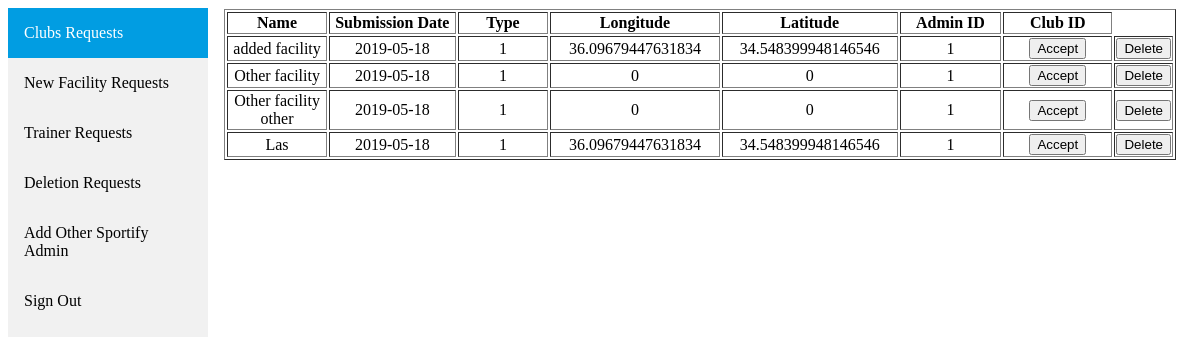
/facReqs.php, run on an earlier commit of the app's database.
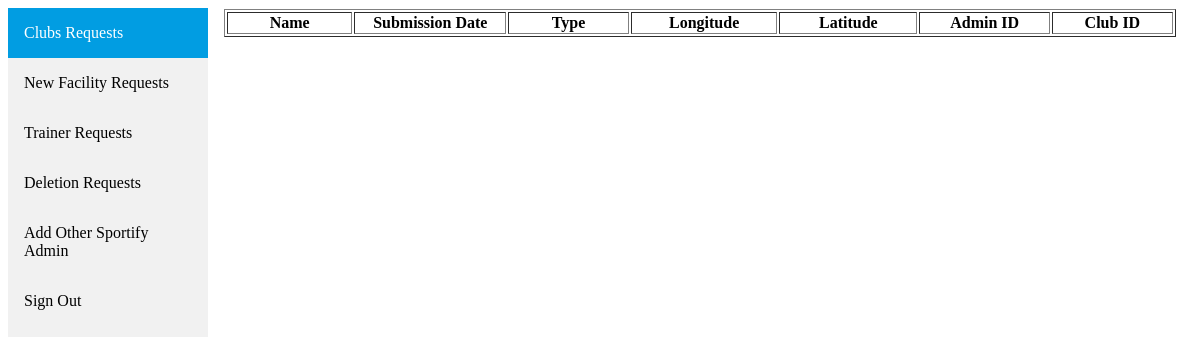
And on a later commit of the database.
### tables this page shows
CREATE TABLE `newactssubmissions` (
  `id` int(11) NOT NULL,
  `actname` varchar(50) NOT NULL,
  `date` date NOT NULL,
  `type` int(11) NOT NULL,
  `longitude` double NOT NULL,
  `latitude` double NOT NULL,
  `adminid` int(11) NOT NULL,
  `checked` int(11) NOT NULL DEFAULT '1',
  `scid` int(11) NOT NULL
);

### facReqs.php (the view, shortened to what this page needs)
<html>
<head>
<link rel="stylesheet" type="text/css" href="css/sportifyAdmin.css" >
</head>
<body>
<?php require("sportifyAdminSidebar.php");
?>
<div class="content">
<table border=1>
<th> Name </th> <th> Submission Date </th> <th> Type </th> <th> Longitude </th> <th> Latitude </th> <th> Admin ID </th> <th> Club ID </th>
<?php
$conn = mysqli_connect("localhost", "root", "", "sportify");
$query = "SELECT * FROM `newactssubmissions` where checked = 1";
$result = mysqli_query($conn, $query);
while($row = mysqli_fetch_array($result)){
	echo "<tr>";
	for($i = 0 ; $i < 8; $i++)
	{
		if($i == 0 || $i == 6)continue;
		echo "<td>" .$row[$i]. "</td>";
	}
	echo "<td>  <a href='acceptFac.php?id=$row[0]'> <button> Accept  </button> </a> </td>";
	echo "<td>  <a href='deleteFac.php?id=$row[0]'> <button> Delete  </button> </a> </td>";
	echo "</tr>";
}
 ?>
</table>
</div>
</body>
</html>

### sportifyAdminSidebar.php
<div class="sidebar">
  <a class="active" href="sportifyAdmin.php?id=<?php echo $_GET['id']; ?>">Clubs Requests</a>
  <a href="facReqs.php?id=<?php echo $_GET['id']; ?>">New Facility Requests </a>
  <a href="trainerReqs.php?id=<?php echo $_GET['id']; ?>">Trainer Requests</a>
  <a href="deletionRequests.php?id=<?php echo $_GET['id']; ?>"> Deletion Requests </a>
  <a href="addSportifyAdmin.php?id=<?php echo $_GET['id']; ?>"> Add Other Sportify Admin </a>
  <a href="logout.php?id=<?php echo $_GET['id']; ?>">Sign Out</a>
</div>

### css/sportifyAdmin.css (style rules this page uses)
.sidebar { margin: 0; padding: 0; width: 200px; background-color: #f1f1f1; position: fixed; height: 100%; overflow: auto; }
.sidebar a { display: block; color: black; padding: 16px; text-decoration: none; }
.sidebar a.active { background-color: #019DE2; color: white; }
div.content { margin-left: 200px; padding: 1px 16px; height: 1000px; }

### facReqs.php (style rules this page uses)
th { width: 300px; }
td { text-align: center; }

What changed in the data, as far as the page shows it:
removed newactssubmissions: actname "added facility", date "2019-05-18", type "1", longitude "36.09679447631834", latitude "34.548399948146546", checked "1"
removed newactssubmissions: actname "Other facility", date "2019-05-18", type "1", longitude "0", latitude "0", checked "1"
removed newactssubmissions: actname "Other facility other", date "2019-05-18", type "1", longitude "0", latitude "0", checked "1"
removed newactssubmissions: actname "Las", date "2019-05-18", type "1", longitude "36.09679447631834", latitude "34.548399948146546", checked "1"
